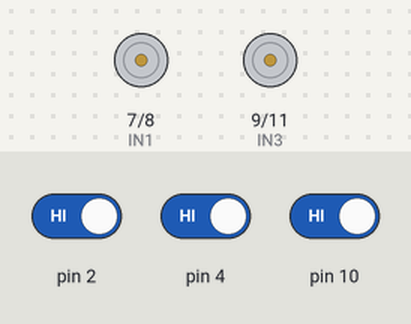
This sketch was run on a simulated Arduino Uno, built with avr-gcc and run on an emulated ATmega328P. Parts: motor-driver pin pairs drawn as motors (green arrow = first pin HIGH = forward, orange = second pin HIGH = backward, longer = more drive, scaled by the enable pin). The inputs (shaded band) are chosen by the test bench; at power-on: pin 2 HIGH, pin 4 HIGH, pin 10 HIGH.

Above: at 1.2 s.
1.3 s: pin 2 driven LOW
At 1.8 s:
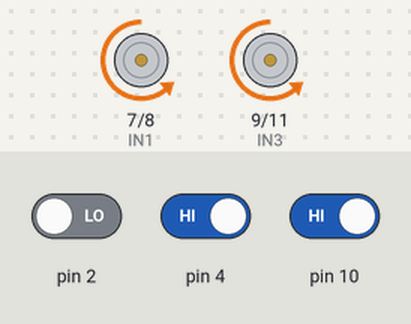
2.8 s: pin 2 driven HIGH and pin 4 driven LOW
At 4.0 s:
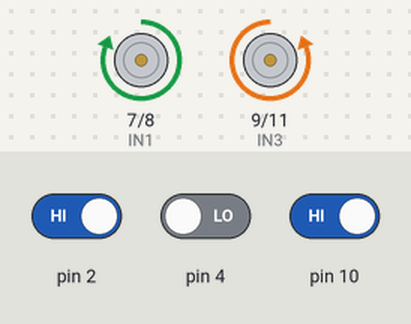
4.3 s: pin 4 driven HIGH and pin 10 driven LOW
At 5.3 s:
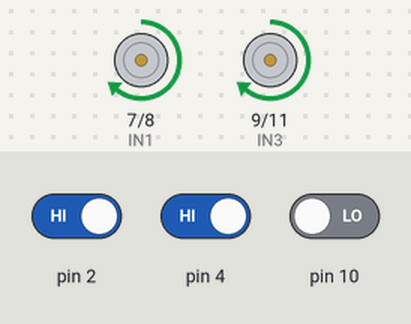
Timing chart, 0 to 7.3 s (numbered marks = the images above; inputs shaded):
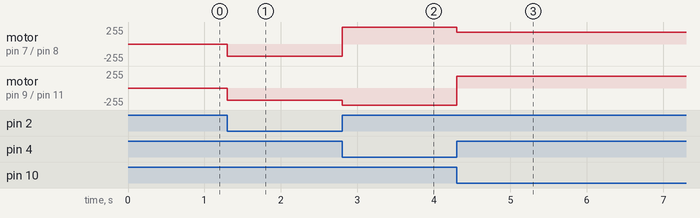

The sketch:

ESRC_Line_Tracking.ino
```cpp
#define M_LT !digitalRead(4)
#define L_LT !digitalRead(2)
#define R_LT !digitalRead(10)

#define ENA 5            //initialize pin 5 for motor A
#define ENB 6           //initialize pin 6 for motor B
#define IN1 7           //initialize pin 7 to control motor A
#define IN2 8           //initialize pin 8 to control motor A
#define IN3 9          //initialize pin 9 to control motor B
#define IN4 11        //initialize pin 11 to control motor B
#define carspeed 180

void forward() {
  digitalWrite(ENA,HIGH);
  digitalWrite(ENB,HIGH);
  digitalWrite(IN1,HIGH);
  digitalWrite(IN2,LOW);
  digitalWrite(IN3,LOW);
  digitalWrite(IN4,HIGH);
  //Serial.println("forward");
}

void backward() {
  digitalWrite(ENA,HIGH);
  digitalWrite(ENB,HIGH);
  digitalWrite(IN1,LOW);
  digitalWrite(IN2,HIGH);
  digitalWrite(IN3,HIGH);
  digitalWrite(IN4,LOW);
  //Serial.println("forward");

}

void left() {
  analogWrite(ENA,carspeed);
  analogWrite(ENB,carspeed);
  digitalWrite(IN1,LOW);
  digitalWrite(IN2,HIGH);
  digitalWrite(IN3,LOW);
  digitalWrite(IN4,HIGH);
  //Serial.println("LEFT");
}

void right() {
  analogWrite(ENA,carspeed);
  analogWrite(ENB,carspeed);
  digitalWrite(IN1,HIGH);
  digitalWrite(IN2,LOW);
  digitalWrite(IN3,HIGH);
  digitalWrite(IN4,LOW);
  //Serial.println("RIGHT");
}

void stop() {
  digitalWrite(ENA,LOW);
  digitalWrite(ENB,LOW);
  //Serial.println("STOP!");
}

void setup() {
  // put your setup code here, to run once:
  Serial.begin(9600);
  pinMode(M_LT,INPUT);
  pinMode(L_LT,INPUT);
  pinMode(R_LT,INPUT);
  pinMode(ENA,OUTPUT);
  pinMode(ENB,OUTPUT);
  pinMode(IN1,OUTPUT);
  pinMode(IN2,OUTPUT);
  pinMode(IN3,OUTPUT);
  pinMode(IN4,OUTPUT);

}

void loop() {
  // put your main code here, to run repeatedly:
  if(M_LT) {
    forward();
  }
  else if(L_LT) {
    left();
    while(L_LT);
  }
  else if(R_LT) {
    right();
    while(R_LT);
  }

}
```

Measured:
- after the input at 1.3 s, motor on pin 7 (IN1) / pin 8 (IN2), motor on pin 9 (IN3) / pin 11 (IN4): stopped → backward 180/255 at once
- after the input at 2.8 s, motor on pin 7 (IN1) / pin 8 (IN2): backward 180/255 → forward 255/255 at once; motor on pin 9 (IN3) / pin 11 (IN4): backward 180/255 → backward 255/255 at once
- after the input at 4.3 s, motor on pin 7 (IN1) / pin 8 (IN2): forward 255/255 → forward 180/255 at once; motor on pin 9 (IN3) / pin 11 (IN4): backward 255/255 → forward 180/255 at once
